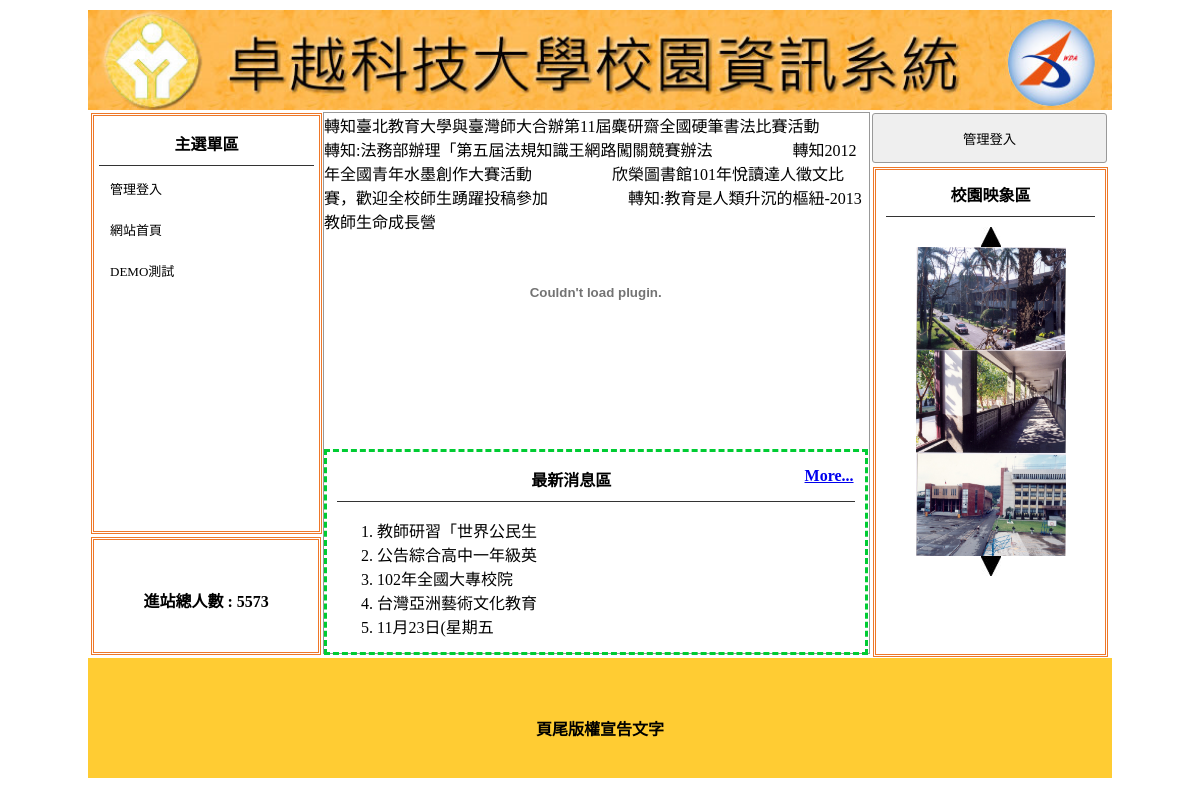
Screenshot of /CH09/index.php with the database file from the repository.
### tables this page shows
CREATE TABLE `t3_title` (
  `id` int(10) UNSIGNED NOT NULL,
  `img` text NOT NULL,
  `text` text NOT NULL,
  `dpy` int(1) NOT NULL
);

CREATE TABLE `t12_menu` (
  `id` int(10) UNSIGNED NOT NULL,
  `text` text NOT NULL,
  `link` text NOT NULL,
  `parent` int(11) NOT NULL,
  `dpy` int(1) NOT NULL
);

CREATE TABLE `t7_total` (
  `id` int(10) UNSIGNED NOT NULL,
  `num` int(11) NOT NULL
);

CREATE TABLE `t9_news` (
  `id` int(10) UNSIGNED NOT NULL,
  `text` text NOT NULL,
  `dpy` int(11) NOT NULL
);

CREATE TABLE `t6_img` (
  `id` int(10) UNSIGNED NOT NULL,
  `img` text NOT NULL,
  `dpy` int(1) NOT NULL
);

CREATE TABLE `t8_footer` (
  `id` int(10) UNSIGNED NOT NULL,
  `text` text NOT NULL
);

### CH09/sql.php (the view, shortened to what this page needs)
<?php
$db = new PDO("mysql:host=127.0.0.1;dbname=db01;charset=utf8", "root", "", null);
function select($tb, $wh){
  global $db;
  return $db->query("select * from " . $tb . " where " . $wh)->fetchAll();
}
$rows=select("t3_title","dpy=1");
$t3_img="upload/".$rows[0]['img'];
$t3_txt=$rows[0]['text'];
$rows = select("t4_maqe", "dpy=1");
$t4_txt="";
foreach ($rows as $row) $t4_txt.=$row['text']."　　　　　";
$rows=select("t6_img","dpy=1");
$t6_txt = "";
foreach($rows as $key=>$value){
  $t6_txt.='<img id="ssaa'.$key.'" class="im" src="upload/'.$value['img'].'" width=150 height="103">';
}
$rows=select("t7_total",1);
$t7_num=$rows[0]['num'];
$rows=select("t8_footer",1);
$t8_txt=$rows[0]['text'];
$many=count(select("t9_news","dpy=1"));
$t9_more=($many>5)?'<a href="news.php" style="float:right">More...</a>':'';
$rows=select("t9_news","dpy=1 limit 5");
$t9_txt="";
foreach ($rows as $row) {
  $t9_txt.='<li>'.mb_substr($row['text'],0,10).'<span class="all" style="display:none">'.$row['text'].'</span></li>';
}
$t12txt="";
$rows=select("t12_menu","parent=0 and dpy=1");
foreach ($rows as $row) {
  $t12txt.= '<a style="color:#000; font-size:13px; text-decoration:none;" href="'.$row['link'].'"><div class="mainmu">'.$row['text'];
  $sons=select("t12_menu","parent=".$row['id']);
  foreach ($sons as $son) {
    $t12txt.='<div class="mainmu2 mw" style="display:none"><a style="color:#000; font-size:13px; text-decoration:none;" href="'.$son['link'].'">'.$son['text'].'</a></div>';
  }
  $t12txt.= '</div></a>';
}

### CH09/index.php (shortened to what this page needs)
<?php
require_once('sql.php');
?>
<!DOCTYPE html PUBLIC "-//W3C//DTD XHTML 1.0 Transitional//EN" "http://www.w3.org/TR/xhtml1/DTD/xhtml1-transitional.dtd">
<html xmlns="http://www.w3.org/1999/xhtml">
<head>
	<link href="./home_files/css.css" rel="stylesheet" type="text/css">
</head>
<body>
	<div id="main" style="overflow:scroll;border:0">
		<a title="<?= $t3_txt ?>" href="?">
			<div title="<?= $t3_txt ?>" class="ti" style="background:url('<?= $t3_img ?>'); background-size:cover;"></div>
		</a>
		<div id="ms">
			<div id="lf" style="float:left;">
				<div id="menuput" class="dbor">
					<span class="t botli">主選單區</span>
<?=$t12txt?>
				</div>
				<div class="dbor" style="margin:3px; width:95%; height:20%; line-height:100px;">
					<span class="t">進站總人數 :
						<?= $t7_num ?> </span>
				</div>
			</div>
			<div class="di" style="height:540px; border:#999 1px solid; width:53.2%; margin:2px 0px 0px 0px; float:left; position:relative; left:20px;">
				<marquee scrolldelay="120" direction="left" style="position:absolute; width:100%; height:40px;"><?= $t4_txt ?>
				</marquee>
				<div style="height:32px; display:block;"></div>
				<div style="width:100%; padding:2px; height:290px;">
					<div id="mwww" loop="true" style="width:100%; height:100%;">
					</div>
				</div>
				<div style="width:95%; padding:2px; height:190px; margin-top:10px; padding:5px 10px 5px 10px; border:#0C3 dashed 3px; position:relative;">
					<span class="t botli">最新消息區<?= $t9_more ?></span>
					<ul class="ssaa" style="list-style-type:decimal;">
						<?= $t9_txt ?>
					</ul>
				</div>
			</div>
			<div class="di di ad" style="height:540px; width:23%; padding:0px; margin-left:22px; float:left; ">
				<button style="width:100%; margin-left:auto; margin-right:auto; margin-top:2px; height:50px;" onclick="lo('admin.php')">管理登入</button>
				<div style="width:89%; height:480px;" class="dbor">
					<span class="t botli">校園映象區</span>
					<div class="cent" style="padding:10px 20px;">
						<img src="img/01E01.jpg" onclick="pp(1)">
						<?= $t6_txt ?>
						<img src="img/01E02.jpg" onclick="pp(2)">
					</div>
				</div>
			</div>
		</div>
		<div style="left:0px; position:relative; background:#FC3; margin-top:4px; height:123px; display:block;">
			<span class="t" style="line-height:123px;"><?= $t8_txt ?></span>
		</div>
	</div>
</body>
</html>

### CH09/home_files/css.css (style rules this page uses)
body { padding:0px; margin:0px; }
#main { width:1024px; height:768px; margin:10px auto 10px auto; border:#EE7728 1px solid; position:relative; }
.ti { width:100%; height:100px; position:relative; background-size:cover; background-repeat:no-repeat; }
.dbor { border:#EE7728 double 3px; margin:1px; padding:2px 10px 2px 10px; }
.t { font-weight:800; display:block; text-align:center; padding:10px 1px 10px 1px; }
.botli { border-bottom:#333 1px solid; }
.mainmu { position:relative; border-radius:10px; background:url(icon/menu.fw.png) center no-repeat; background-size:cover; line-height:30px; padding:2px 10px 2px 10px; margin:7px 1px 7px 1px; }
#lf { height:540px; width:21%; display:inline-block; }
#menuput { width:100%; height:75%; position:relative; padding:5px; display:block; margin: 3px; }
.di { display:inline-block; }
.ad { margin:1px; padding:2px 10px 2px 10px; }
.cent { text-align:center; }
input,button { border:#999 1px solid; border-radius:3px; background:#EFEFEF; padding:5px; margin:3px; }

### rows the page displays
t3_title: img (picture)
t12_menu: text "管理登入"
t12_menu: text "網站首頁"
t12_menu: text "DEMO測試"
t7_total: num "5573"
t9_news: text "教師研習「世界公民生"
t9_news: text "公告綜合高中一年級英"
t9_news: text "102年全國大專校院"
t9_news: text "台灣亞洲藝術文化教育"
t9_news: text "11月23日(星期五"
t6_img: img (picture)
t6_img: img (picture)
t6_img: img (picture)
t8_footer: text "頁尾版權宣告文字"

### other values shown
$t4_txt "轉知臺北教育大學與臺灣師大合辦第11屆麋研齋全國硬筆書法比賽活動 轉知:法務部辦理「第五屆法規知識王網路闖關競賽辦法 轉知2012年全國青年水墨創作大賽活動 欣榮圖書館101年悅讀達人徵文比賽，歡迎全校師生踴躍投稿參加 轉知:教育是人類升沉的樞紐-2013教師生命成長營"
